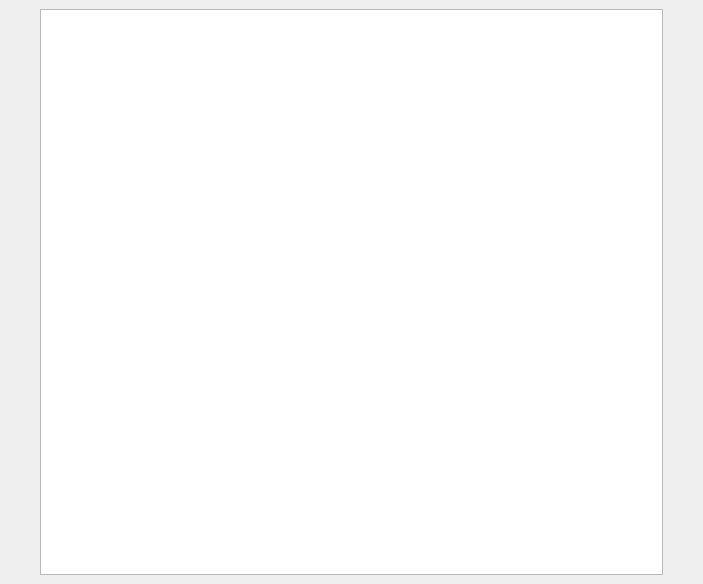
<?xml version="1.0" encoding="UTF-8"?>
<ui version="4.0">
 <class>FormListWidget</class>
 <widget class="QWidget" name="FormListWidget">
  <property name="geometry">
   <rect>
    <x>0</x>
    <y>0</y>
    <width>703</width>
    <height>584</height>
   </rect>
  </property>
  <property name="windowTitle">
   <string>Form</string>
  </property>
  <layout class="QHBoxLayout" name="horizontalLayout">
   <property name="spacing">
    <number>0</number>
   </property>
   <property name="leftMargin">
    <number>0</number>
   </property>
   <property name="topMargin">
    <number>0</number>
   </property>
   <property name="rightMargin">
    <number>0</number>
   </property>
   <property name="bottomMargin">
    <number>0</number>
   </property>
   <item>
    <widget class="QWidget" name="widget" native="true">
     <layout class="QHBoxLayout" name="horizontalLayout_2">
      <property name="leftMargin">
       <number>40</number>
      </property>
      <property name="rightMargin">
       <number>40</number>
      </property>
      <item>
       <widget class="QListWidget" name="listWidget"/>
      </item>
     </layout>
    </widget>
   </item>
  </layout>
 </widget>
 <resources/>
 <connections/>
</ui>
